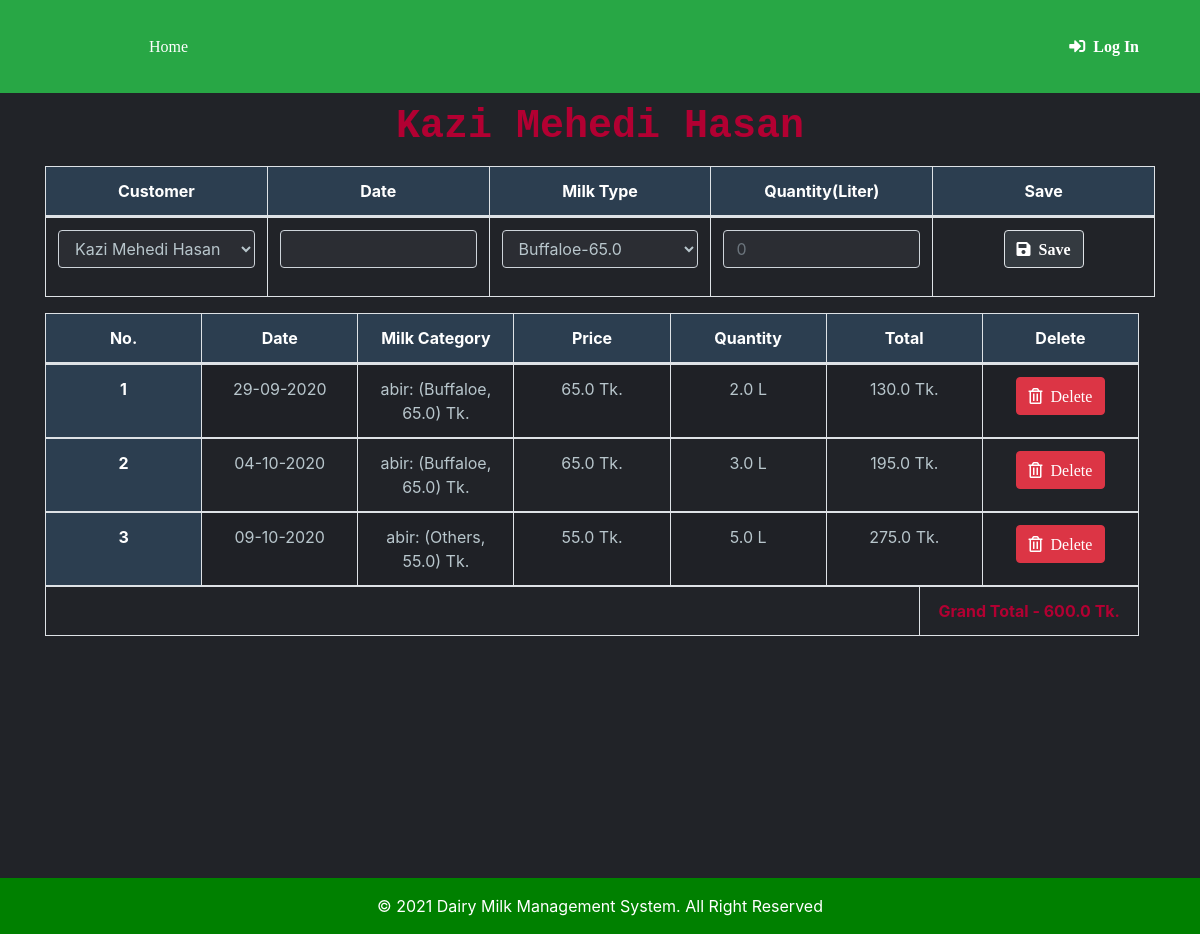
/customer_ledger/5/, run on the app's committed database.
### dairyapp/models.py (models this page shows, shortened)
class Customerledger(models.Model):
    related_milk_category = models.ForeignKey(CustomerMilkCategory, related_name="Customerledger", on_delete=models.CASCADE, null=True)
    related_customer = models.ForeignKey(User, related_name='Customerledger', on_delete=models.CASCADE, null=True)
    date = models.CharField(max_length=1000000,db_index=True)
    price = models.FloatField(max_length=1000000,db_index=True,default=0.0)
    quantity = models.FloatField(max_length=1000000,db_index=True,default=0.0)
    total = models.FloatField(max_length=1000000,db_index=True,default=0.0)

class CustomerMilkCategory(models.Model):
    CHOICES1 = (
        ('Cow','Cow'),
        ('Buffaloe','Buffalo'),#buffaloes
        ('Others','Others'),
    )
    animalname= models.CharField(max_length=200,choices=CHOICES1)
    milkprice = models.FloatField(max_length=200, db_index=True)
    related_customer = models.ForeignKey(User, related_name='CustomerMilkCategory', on_delete=models.CASCADE, null=True)
    def __str__(self):
        return f"{self.related_customer}: ({self.animalname}, {self.milkprice})  Tk."

### dairyapp/views.py (the view)
# urls.py: path('customer_ledger/<int:pk>/', views.customer_ledger, name='customer_ledger'),  # Individual Customer dashboard
def customer_ledger(request,pk):
    customer_obj = get_object_or_404(User,pk=pk)
    cus_user_info = models.Profile.objects.filter(user=customer_obj)
    customer_ledger_info = models.Customerledger.objects.filter(related_customer = customer_obj)
    milktypes = models.CustomerMilkCategory.objects.filter(related_customer = customer_obj)
    milk_list = [(milk.animalname +"-"+ str(milk.milkprice), milk.pk) for milk in milktypes]
    customer_full_name = f"{customer_obj.first_name} {customer_obj.last_name}"
    alltotal = 0.0
    for i in customer_ledger_info:
        alltotal = alltotal+float(i.total)
    print(alltotal)
    return render(request,'Customers/customer_ledger.html',{
            "customer_full_name":customer_full_name,
            "milk_list":milk_list,
            "customer_obj":customer_obj,
            "customer_ledger_info":customer_ledger_info,
            "alltotal":alltotal,
            })

### dairyapp/templatetags/custom_tags.py (called while the page is built)
@register.simple_tag(name="multiply")
def multiply(qty, unit_price, *args, **kwargs):
    return qty * unit_price

### templates/Customers/customer_ledger.html (shortened to what this page needs)
{% extends 'base.html' %}
{% load crispy_forms_tags %}
{% load templatetags %}
{% block content %}
<h2 class="vendor_name_heading"><strong>{{ customer_full_name }}</strong></h2>
<div class="table-responsive">
        <table class="table table-bordered">
          <thead>
              <tr>
                <th scope="col">Customer</th>
                <th scope="col">Date</th>
                <th scope="col">Milk Type</th>
                <th scope="col">Quantity(Liter)</th>
                <th scope="col">Save</th>
              </tr>
            </thead>
        <tbody>
          <form action="\customer_ledger_save\" method="POST">
              <tr>
               <td scpoe="col">
                 <div class="form-row">
                   <div class="col">
                     <select class="form-control" id="customer" name="customer">
                          <option value="{{ customer_obj.pk }}"> {{ customer_obj.first_name }} {{ customer_obj.last_name }} </option>
                        </select>
                        </div>
                      </div>
                      </td>
                <td scpoe="col">
                  <div class="form-row">
                    <div class="col">
                      <p><input class="form-control" type="text" name="date" id="datepicker"></p>
                    </div>
                  </div>
                </td>
                <td scpoe="col">
                  <div class="form-row">
                    <div class="col">
                      <select  class="form-control" id="milktype" name="milktype">
                        {% for milk, milk_pk in milk_list %}
                        <option value="{{ milk_pk }}"> {{milk}} </option>
                        {% endfor %}
                      </select>
                    </div>
                  </div>
                </td>
                <td scpoe="col">
                  <div class="form-row">
                    <div class="col">
                      <input type="name" class="form-control"  name="quantity" placeholder="0"  pattern="\d+">
                    </div>
                  </div>
                </td>
                <td scpoe="col">
                  <div class="form-row">
                    <div class="col">
                      <button type="submit" class="btn btn-dark border"><i class="fas fa-save" style="background-color: unset !important;">&nbsp;&nbsp;Save</i></button>
                    </div>
                  </div>
                </td>
              </tr>
            </form>
            </tbody>
        </table>
    </div>
  <div class="table-responsive">
      <table class="table table-bordered table-striped ">
        <thead id="theadthid">
          <tr >
                <th scope="col">No.</th>
                <th scope="col">Date</th>
                <th scope="col">Milk Category</th>
                <th scope="col">Price</th>
                <th scope="col">Quantity</th>
                <th scope="col">Total</th>
                <th scope="col">Delete</th>
            </tr>
        </thead>
        <tbody id="tbodydata">
          {% for ledger in customer_ledger_info %}
          <tr>
            <th scope="row">{{ forloop.counter }}</th>
            <td>{{ ledger.date }}</td>
            <td>{{ ledger.related_milk_category }}</td>
            <td>{{ ledger.price }} Tk.</td>
            <td> {{ ledger.quantity }} L</td>
            <td>{% multiply ledger.quantity ledger.price %} Tk.</td>
            <td>
              <form action="{% url 'customer_ledger_delete' %}" method="POST">{% csrf_token %}
                <button class="btn btn-danger"type="submit" name="customer_pk" value="{{ledger.pk}}"><i class="far fa-trash-alt" style="background-color: unset !important; color: unset !important;">&nbsp;&nbsp;Delete</i></button>
                </form>
                </td>
          </tr>
{% endfor %}
<tr>
<td colspan="4"></td>
<td id="totalid"><strong>Grand Total - {{ alltotal }} Tk.</strong></td>
</tr>
          </tbody>
      </table>
  </div>
{% endblock %}

### templates/Customers/customer_ledger.html (style rules this page uses)
.form-control { background-color: #2B2D33!important; color: #B8C6CC!important; }

### data on the page
Customerledger: date "29-09-2020", related_milk_category "abir: (Buffaloe, 65.0) Tk.", price "65.0", quantity "2.0", quantity+price "130.0", {{ ledger.pk }} 4 (drawn)
Customerledger: date "04-10-2020", related_milk_category "abir: (Buffaloe, 65.0) Tk.", price "65.0", quantity "3.0", quantity+price "195.0", {{ ledger.pk }} 5 (drawn)
Customerledger: date "09-10-2020", related_milk_category "abir: (Others, 55.0) Tk.", price "55.0", quantity "5.0", quantity+price "275.0", {{ ledger.pk }} 6 (drawn)

### other printed values
{{ customer_full_name }} "Kazi Mehedi Hasan"
{{ alltotal }} "600.0"
form field milktype "Buffaloe-65.0"
